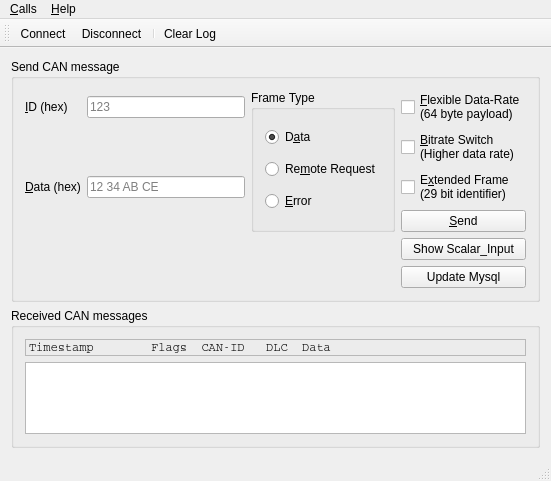
<?xml version="1.0" encoding="UTF-8"?>
<ui version="4.0">
 <class>MainWindow</class>
 <widget class="QMainWindow" name="MainWindow">
  <property name="geometry">
   <rect>
    <x>0</x>
    <y>0</y>
    <width>551</width>
    <height>481</height>
   </rect>
  </property>
  <property name="windowTitle">
   <string>CAN Example</string>
  </property>
  <widget class="QWidget" name="centralWidget">
   <layout class="QVBoxLayout" name="verticalLayout_3">
    <item>
     <widget class="QGroupBox" name="sendMessagesBox">
      <property name="title">
       <string>Send CAN message</string>
      </property>
      <layout class="QVBoxLayout" name="verticalLayout_2">
       <item>
        <layout class="QGridLayout" name="gridLayout">
         <item row="0" column="1">
          <widget class="QLineEdit" name="idEdit">
           <property name="placeholderText">
            <string>123</string>
           </property>
          </widget>
         </item>
         <item row="0" column="3">
          <widget class="QCheckBox" name="fdBox">
           <property name="text">
            <string>&amp;Flexible Data-Rate
(64 byte payload)</string>
           </property>
          </widget>
         </item>
         <item row="2" column="0">
          <widget class="QLabel" name="label_2">
           <property name="text">
            <string>&amp;Data (hex)</string>
           </property>
           <property name="buddy">
            <cstring>lineEdit</cstring>
           </property>
          </widget>
         </item>
         <item row="0" column="0">
          <widget class="QLabel" name="label">
           <property name="text">
            <string>&amp;ID (hex)</string>
           </property>
           <property name="buddy">
            <cstring>idEdit</cstring>
           </property>
          </widget>
         </item>
         <item row="1" column="3">
          <widget class="QCheckBox" name="bitrateSwitchBox">
           <property name="text">
            <string>&amp;Bitrate Switch
(Higher data rate)</string>
           </property>
          </widget>
         </item>
         <item row="3" column="3">
          <widget class="QPushButton" name="sendButton">
           <property name="text">
            <string>&amp;Send</string>
           </property>
          </widget>
         </item>
         <item row="5" column="3">
          <widget class="QPushButton" name="tableButton">
           <property name="text">
            <string>Show Scalar_Input</string>
           </property>
          </widget>
         </item>
         <item row="2" column="3">
          <widget class="QCheckBox" name="effBox">
           <property name="toolTip">
            <string>Allow extended frames with 29 bit identifier.
Otherwise, the standard format with 11 bit idenfier is used.</string>
           </property>
           <property name="text">
            <string>E&amp;xtended Frame
(29 bit identifier)</string>
           </property>
          </widget>
         </item>
         <item row="0" column="2" rowspan="4">
          <widget class="QGroupBox" name="groupBox">
           <property name="title">
            <string>Frame Type</string>
           </property>
           <property name="checkable">
            <bool>false</bool>
           </property>
           <layout class="QVBoxLayout" name="verticalLayout">
            <item>
             <widget class="QRadioButton" name="dataFrame">
              <property name="text">
               <string>D&amp;ata</string>
              </property>
              <property name="checked">
               <bool>true</bool>
              </property>
             </widget>
            </item>
            <item>
             <widget class="QRadioButton" name="remoteFrame">
              <property name="text">
               <string>Re&amp;mote Request</string>
              </property>
             </widget>
            </item>
            <item>
             <widget class="QRadioButton" name="errorFrame">
              <property name="text">
               <string>&amp;Error</string>
              </property>
             </widget>
            </item>
           </layout>
          </widget>
         </item>
         <item row="2" column="1">
          <widget class="QLineEdit" name="lineEdit">
           <property name="placeholderText">
            <string>12 34 AB CE</string>
           </property>
          </widget>
         </item>
         <item row="6" column="3">
          <widget class="QPushButton" name="updateButton">
           <property name="text">
            <string>Update Mysql</string>
           </property>
          </widget>
         </item>
        </layout>
       </item>
      </layout>
     </widget>
    </item>
    <item>
     <widget class="QGroupBox" name="receivedMessagesBox">
      <property name="title">
       <string>Received CAN messages</string>
      </property>
      <layout class="QVBoxLayout" name="verticalLayout_4">
       <item>
        <widget class="QLabel" name="label_3">
         <property name="font">
          <font>
           <family>Courier</family>
           <kerning>false</kerning>
          </font>
         </property>
         <property name="frameShape">
          <enum>QFrame::StyledPanel</enum>
         </property>
         <property name="text">
          <string>Timestamp        Flags  CAN-ID   DLC  Data</string>
         </property>
        </widget>
       </item>
       <item>
        <widget class="QTextEdit" name="receivedMessagesEdit">
         <property name="font">
          <font>
           <family>Courier</family>
           <kerning>false</kerning>
          </font>
         </property>
         <property name="frameShape">
          <enum>QFrame::StyledPanel</enum>
         </property>
         <property name="undoRedoEnabled">
          <bool>false</bool>
         </property>
         <property name="lineWrapMode">
          <enum>QTextEdit::NoWrap</enum>
         </property>
         <property name="readOnly">
          <bool>true</bool>
         </property>
        </widget>
       </item>
      </layout>
     </widget>
    </item>
   </layout>
  </widget>
  <widget class="QMenuBar" name="menuBar">
   <property name="geometry">
    <rect>
     <x>0</x>
     <y>0</y>
     <width>551</width>
     <height>22</height>
    </rect>
   </property>
   <widget class="QMenu" name="menuCalls">
    <property name="title">
     <string>&amp;Calls</string>
    </property>
    <addaction name="actionConnect"/>
    <addaction name="actionDisconnect"/>
    <addaction name="separator"/>
    <addaction name="actionClearLog"/>
    <addaction name="separator"/>
    <addaction name="actionQuit"/>
   </widget>
   <widget class="QMenu" name="menuHelp">
    <property name="title">
     <string>&amp;Help</string>
    </property>
    <addaction name="actionPluginDocumentation"/>
    <addaction name="actionAboutQt"/>
   </widget>
   <addaction name="menuCalls"/>
   <addaction name="menuHelp"/>
  </widget>
  <widget class="QToolBar" name="mainToolBar">
   <attribute name="toolBarArea">
    <enum>TopToolBarArea</enum>
   </attribute>
   <attribute name="toolBarBreak">
    <bool>false</bool>
   </attribute>
   <addaction name="actionConnect"/>
   <addaction name="actionDisconnect"/>
   <addaction name="separator"/>
   <addaction name="actionClearLog"/>
  </widget>
  <widget class="QStatusBar" name="statusBar"/>
  <action name="actionConnect">
   <property name="icon">
    <iconset resource="can.qrc">
     <normaloff>:/images/connect.png</normaloff>:/images/connect.png</iconset>
   </property>
   <property name="text">
    <string>&amp;Connect</string>
   </property>
  </action>
  <action name="actionDisconnect">
   <property name="icon">
    <iconset resource="can.qrc">
     <normaloff>:/images/disconnect.png</normaloff>:/images/disconnect.png</iconset>
   </property>
   <property name="text">
    <string>&amp;Disconnect</string>
   </property>
  </action>
  <action name="actionQuit">
   <property name="icon">
    <iconset resource="can.qrc">
     <normaloff>:/images/application-exit.png</normaloff>:/images/application-exit.png</iconset>
   </property>
   <property name="text">
    <string>&amp;Quit</string>
   </property>
  </action>
  <action name="actionAboutQt">
   <property name="text">
    <string>&amp;About Qt</string>
   </property>
  </action>
  <action name="actionClearLog">
   <property name="icon">
    <iconset resource="can.qrc">
     <normaloff>:/images/clear.png</normaloff>:/images/clear.png</iconset>
   </property>
   <property name="text">
    <string>Clear &amp;Log</string>
   </property>
  </action>
  <action name="actionPluginDocumentation">
   <property name="text">
    <string>Plugin Documentation</string>
   </property>
   <property name="toolTip">
    <string>Open plugin documentation in Webbrowser</string>
   </property>
  </action>
 </widget>
 <layoutdefault spacing="6" margin="11"/>
 <resources>
  <include location="can.qrc"/>
 </resources>
 <connections/>
</ui>
